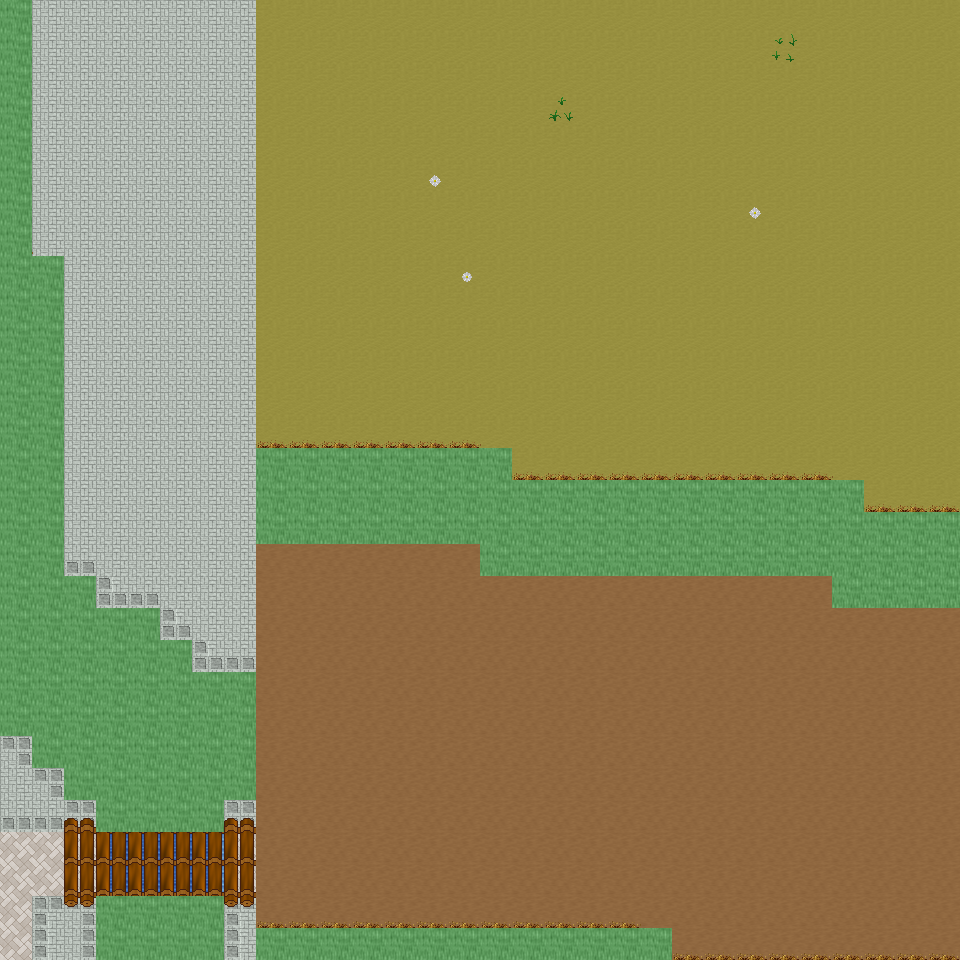

A level layout from a 2D game, rendered from its tile map. Below: a short description, then the map file with tile-grid data replaced by summaries:
An orthogonal 30x30 tile map with 32x32 px tiles, 6 tile layers (Ground, Object, Object2, Above, ...), 26 tilesets and 5 objects (5x mapExit).

<map version="1.0" orientation="orthogonal" renderorder="right-down" width="30" height="30" tilewidth="32" tileheight="32" nextobjectid="6">
  <tileset firstgid="1" name="tileset_ground_ground" tilewidth="32" tileheight="32" tilecount="33" columns="3">
    <image source="../drawable/tileset_ground_ground.png" width="96" height="352" />
  </tileset>
  <tileset firstgid="34" name="tileset_building_castle" tilewidth="32" tileheight="32" tilecount="320" columns="20">
    <image source="../drawable/tileset_building_castle.png" width="640" height="512" />
  </tileset>
  <tileset firstgid="354" name="tileset_furniture_carpet_carpets_2" tilewidth="32" tileheight="32" tilecount="20" columns="4">
    <image source="../drawable/tileset_furniture_carpet_carpets_2.png" width="128" height="160" />
  </tileset>
  <tileset firstgid="374" name="tileset_ground_indoor_tiles" tilewidth="32" tileheight="32" tilecount="8" columns="2">
    <image source="../drawable/tileset_ground_indoor_tiles.png" width="64" height="128" />
  </tileset>
  <tileset firstgid="382" name="tileset_ground_water_pool" tilewidth="32" tileheight="32" tilecount="72" columns="3">
    <image source="../drawable/tileset_ground_water_pool.png" width="96" height="768" />
  </tileset>
  <tileset firstgid="454" name="tileset_ground_ridge_earth_dark" tilewidth="32" tileheight="32" tilecount="96" columns="12">
    <image source="../drawable/tileset_ground_ridge_earth_dark.png" width="384" height="256" />
  </tileset>
  <tileset firstgid="550" name="tileset_logic_collision" tilewidth="32" tileheight="32" tilecount="1" columns="1">
    <image source="../drawable/tileset_logic_collision.png" width="32" height="32" />
  </tileset>
  <tileset firstgid="551" name="tileset_building_wall_stone_grey" tilewidth="32" tileheight="32" tilecount="12" columns="3">
    <image source="../drawable/tileset_building_wall_stone_grey.png" width="96" height="128" />
  </tileset>
  <tileset firstgid="563" name="tileset_building_roof_green" tilewidth="32" tileheight="32" tilecount="20" columns="5">
    <image source="../drawable/tileset_building_roof_green.png" width="160" height="128" />
  </tileset>
  <tileset firstgid="583" name="tileset_ground_ladder_horizontal_dark" tilewidth="32" tileheight="32" tilecount="3" columns="1">
    <image source="../drawable/tileset_ground_ladder_horizontal_dark.png" width="32" height="96" />
  </tileset>
  <tileset firstgid="586" name="tileset_building_house_pink_blue" tilewidth="32" tileheight="32" tilecount="99" columns="11">
    <image source="../drawable/tileset_building_house_pink_blue.png" width="352" height="288" />
  </tileset>
  <tileset firstgid="685" name="tileset_ground_mossy_brick_paving" tilewidth="32" tileheight="32" tilecount="9" columns="3">
    <image source="../drawable/tileset_ground_mossy_brick_paving.png" width="96" height="96" />
  </tileset>
  <tileset firstgid="694" name="tileset_plant_tree_locust_tree" tilewidth="32" tileheight="32" tilecount="20" columns="4">
    <image source="../drawable/tileset_plant_tree_locust_tree.png" width="128" height="160" />
  </tileset>
  <tileset firstgid="714" name="tileset_plant_tree_spruce" tilewidth="32" tileheight="32" tilecount="6" columns="2">
    <image source="../drawable/tileset_plant_tree_spruce.png" width="64" height="96" />
  </tileset>
  <tileset firstgid="720" name="tileset_plant_flower_flowers_mixed" tilewidth="32" tileheight="32" tilecount="16" columns="4">
    <image source="../drawable/tileset_plant_flower_flowers_mixed.png" width="128" height="128" />
  </tileset>
  <tileset firstgid="736" name="tileset_ground_cobbled_paving" tilewidth="32" tileheight="32" tilecount="1" columns="1">
    <image source="../drawable/tileset_ground_cobbled_paving.png" width="32" height="32" />
  </tileset>
  <tileset firstgid="737" name="tileset_plant_flower_daisy_white" tilewidth="32" tileheight="32" tilecount="8" columns="2">
    <image source="../drawable/tileset_plant_flower_daisy_white.png" width="64" height="128" />
  </tileset>
  <tileset firstgid="745" name="tileset_item_postbox" tilewidth="32" tileheight="32" tilecount="4" columns="2">
    <image source="../drawable/tileset_item_postbox.png" width="64" height="64" />
  </tileset>
  <tileset firstgid="749" name="tileset_item_postbox_2" tilewidth="32" tileheight="32" tilecount="2" columns="1">
    <image source="../drawable/tileset_item_postbox_2.png" width="32" height="64" />
  </tileset>
  <tileset firstgid="751" name="tileset_furniture_table_tree_stump_table" tilewidth="32" tileheight="32" tilecount="4" columns="2">
    <image source="../drawable/tileset_furniture_table_tree_stump_table.png" width="64" height="64" />
  </tileset>
  <tileset firstgid="755" name="tileset_plant_stump_int_small_stump" tilewidth="32" tileheight="32" tilecount="1" columns="1">
    <image source="../drawable/tileset_plant_stump_int_small_stump.png" width="32" height="32" />
  </tileset>
  <tileset firstgid="756" name="tileset_plant_grasses" tilewidth="32" tileheight="32" tilecount="6" columns="3">
    <image source="../drawable/tileset_plant_grasses.png" width="96" height="64" />
  </tileset>
  <tileset firstgid="762" name="tileset_building_fence_wooden_brown_fence" tilewidth="32" tileheight="32" tilecount="42" columns="7">
    <image source="../drawable/tileset_building_fence_wooden_brown_fence.png" width="224" height="192" />
  </tileset>
  <tileset firstgid="804" name="tileset_ground_green_paving" tilewidth="32" tileheight="32" tilecount="18" columns="3">
    <image source="../drawable/tileset_ground_green_paving.png" width="96" height="192" />
  </tileset>
  <tileset firstgid="822" name="tileset_building_stone_ruins" tilewidth="32" tileheight="32" tilecount="72" columns="6">
    <image source="../drawable/tileset_building_stone_ruins.png" width="192" height="384" />
  </tileset>
  <tileset firstgid="894" name="tileset_logic_creature_insect" tilewidth="32" tileheight="32" tilecount="5" columns="5">
    <image source="../drawable/tileset_logic_creature_insect.png" width="160" height="32" />
  </tileset>
  <layer name="Ground" width="30" height="30">
    <data>[900 cells, 900 non-empty, 12 distinct tile ids]</data>
  </layer>
  <layer name="Object" width="30" height="30">
    <data>[900 cells, 181 non-empty, 28 distinct tile ids]</data>
  </layer>
  <layer name="Object2" width="30" height="30">
    <data>[900 cells, 25 non-empty, 4 distinct tile ids]</data>
  </layer>
  <layer name="Above" width="30" height="30">
    <data>[900 cells, 0 non-empty, 0 distinct tile ids]</data>
  </layer>
  <layer name="Above2" width="30" height="30">
    <data>[900 cells, 0 non-empty, 0 distinct tile ids]</data>
  </layer>
  <layer name="Walkable" width="30" height="30">
    <data>[900 cells, 164 non-empty, 1 distinct tile ids]</data>
  </layer>
  <objectgroup name="MapEvents">
    <object id="1" name="north" type="mapExit" x="32" y="0" width="928" height="32">
      <properties>
        <property name="map" value="level_0_x225_y10" />
        <property name="x" value="1" />
        <property name="y" value="28" />
      </properties>
    </object>
    <object id="2" name="south" type="mapExit" x="0" y="928" width="96" height="32">
      <properties>
        <property name="map" value="level_0_x225_y12" />
        <property name="x" value="0" />
        <property name="y" value="1" />
      </properties>
    </object>
    <object id="3" name="south2" type="mapExit" x="224" y="928" width="32" height="32">
      <properties>
        <property name="map" value="level_0_x225_y12" />
        <property name="x" value="7" />
        <property name="y" value="1" />
      </properties>
    </object>
    </objectgroup>
</map>
<!-- 2 of 5 objects omitted -->
